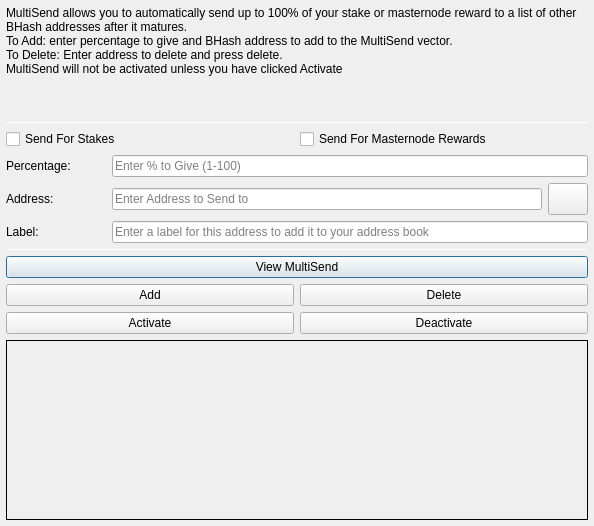
<?xml version="1.0" encoding="UTF-8"?>
<ui version="4.0">
 <class>MultiSendDialog</class>
 <widget class="QDialog" name="MultiSendDialog">
  <property name="windowModality">
   <enum>Qt::NonModal</enum>
  </property>
  <property name="geometry">
   <rect>
    <x>0</x>
    <y>0</y>
    <width>594</width>
    <height>526</height>
   </rect>
  </property>
  <property name="windowTitle">
   <string>MultiSend</string>
  </property>
  <layout class="QVBoxLayout" name="verticalLayout" stretch="0">
   <property name="leftMargin">
    <number>6</number>
   </property>
   <property name="topMargin">
    <number>6</number>
   </property>
   <property name="rightMargin">
    <number>6</number>
   </property>
   <property name="bottomMargin">
    <number>6</number>
   </property>
   <item>
    <layout class="QVBoxLayout" name="verticalLayout_Main" stretch="1,1,1,0,1,1,1">
     <item>
      <widget class="QLabel" name="label_2">
       <property name="lineWidth">
        <number>1</number>
       </property>
       <property name="text">
        <string>MultiSend allows you to automatically send up to 100% of your stake or masternode reward to a list of other BHash addresses after it matures.
To Add: enter percentage to give and BHash address to add to the MultiSend vector.
To Delete: Enter address to delete and press delete.
MultiSend will not be activated unless you have clicked Activate</string>
       </property>
       <property name="alignment">
        <set>Qt::AlignLeading|Qt::AlignLeft|Qt::AlignTop</set>
       </property>
       <property name="wordWrap">
        <bool>true</bool>
       </property>
      </widget>
     </item>
     <item>
      <widget class="Line" name="line">
       <property name="minimumSize">
        <size>
         <width>0</width>
         <height>1</height>
        </size>
       </property>
       <property name="maximumSize">
        <size>
         <width>16777215</width>
         <height>1</height>
        </size>
       </property>
       <property name="orientation">
        <enum>Qt::Horizontal</enum>
       </property>
      </widget>
     </item>
     <item>
      <layout class="QVBoxLayout" name="verticalLayout_Settings">
       <item>
        <layout class="QHBoxLayout" name="horizontalLayout">
         <item>
          <widget class="QCheckBox" name="multiSendStakeCheckBox">
           <property name="text">
            <string>Send For Stakes</string>
           </property>
          </widget>
         </item>
         <item>
          <widget class="QCheckBox" name="multiSendMasternodeCheckBox">
           <property name="text">
            <string>Send For Masternode Rewards</string>
           </property>
          </widget>
         </item>
        </layout>
       </item>
       <item>
        <layout class="QHBoxLayout" name="horizontalLayout_6">
         <item>
          <widget class="QLabel" name="label">
           <property name="minimumSize">
            <size>
             <width>100</width>
             <height>0</height>
            </size>
           </property>
           <property name="toolTip">
            <string>Percentage of stake to send</string>
           </property>
           <property name="text">
            <string>Percentage:</string>
           </property>
          </widget>
         </item>
         <item>
          <widget class="QLineEdit" name="multiSendPercentEdit">
           <property name="toolTip">
            <string>Enter whole numbers 1 - 100</string>
           </property>
           <property name="placeholderText">
            <string>Enter % to Give (1-100)</string>
           </property>
          </widget>
         </item>
        </layout>
       </item>
       <item>
        <layout class="QHBoxLayout" name="horizontalLayout_7">
         <item>
          <widget class="QLabel" name="label_5">
           <property name="minimumSize">
            <size>
             <width>100</width>
             <height>0</height>
            </size>
           </property>
           <property name="toolTip">
            <string>Address to send portion of stake to</string>
           </property>
           <property name="text">
            <string>Address:</string>
           </property>
          </widget>
         </item>
         <item>
          <widget class="QLineEdit" name="multiSendAddressEdit">
           <property name="toolTip">
            <string/>
           </property>
           <property name="placeholderText">
            <string>Enter Address to Send to</string>
           </property>
          </widget>
         </item>
         <item>
          <widget class="QPushButton" name="addressBookButton">
           <property name="maximumSize">
            <size>
             <width>16777215</width>
             <height>32</height>
            </size>
           </property>
           <property name="toolTip">
            <string>Choose an address from the address book</string>
           </property>
           <property name="text">
            <string/>
           </property>
           <property name="icon">
            <iconset resource="../bhash.qrc">
             <normaloff>:/icons/address-book</normaloff>:/icons/address-book</iconset>
           </property>
           <property name="shortcut">
            <string>Alt+A</string>
           </property>
           <property name="autoDefault">
            <bool>false</bool>
           </property>
          </widget>
         </item>
        </layout>
       </item>
      </layout>
     </item>
     <item>
      <layout class="QHBoxLayout" name="horizontalLayout_3">
       <item>
        <widget class="QLabel" name="label_3">
         <property name="minimumSize">
          <size>
           <width>100</width>
           <height>0</height>
          </size>
         </property>
         <property name="text">
          <string>Label:</string>
         </property>
        </widget>
       </item>
       <item>
        <widget class="QLineEdit" name="labelAddressLabelEdit">
         <property name="placeholderText">
          <string>Enter a label for this address to add it to your address book</string>
         </property>
        </widget>
       </item>
      </layout>
     </item>
     <item>
      <widget class="Line" name="line_2">
       <property name="minimumSize">
        <size>
         <width>0</width>
         <height>1</height>
        </size>
       </property>
       <property name="maximumSize">
        <size>
         <width>16777215</width>
         <height>1</height>
        </size>
       </property>
       <property name="orientation">
        <enum>Qt::Horizontal</enum>
       </property>
      </widget>
     </item>
     <item>
      <layout class="QVBoxLayout" name="verticalLayout_Buttons">
       <item>
        <layout class="QHBoxLayout" name="horizontalLayout_4">
         <item>
          <widget class="QPushButton" name="viewButton">
           <property name="toolTip">
            <string/>
           </property>
           <property name="statusTip">
            <string>View MultiSend Vector</string>
           </property>
           <property name="text">
            <string>View MultiSend</string>
           </property>
          </widget>
         </item>
        </layout>
       </item>
       <item>
        <layout class="QHBoxLayout" name="horizontalLayout_2">
         <item>
          <widget class="QPushButton" name="addButton">
           <property name="toolTip">
            <string/>
           </property>
           <property name="statusTip">
            <string>Add to MultiSend Vector</string>
           </property>
           <property name="text">
            <string>Add</string>
           </property>
          </widget>
         </item>
         <item>
          <widget class="QPushButton" name="deleteButton">
           <property name="toolTip">
            <string/>
           </property>
           <property name="statusTip">
            <string>Delete Address From MultiSend Vector</string>
           </property>
           <property name="text">
            <string>Delete</string>
           </property>
          </widget>
         </item>
        </layout>
       </item>
       <item>
        <layout class="QHBoxLayout" name="horizontalLayout_5">
         <item>
          <widget class="QPushButton" name="activateButton">
           <property name="statusTip">
            <string>Activate MultiSend</string>
           </property>
           <property name="text">
            <string>Activate</string>
           </property>
          </widget>
         </item>
         <item>
          <widget class="QPushButton" name="disableButton">
           <property name="statusTip">
            <string>Deactivate MultiSend</string>
           </property>
           <property name="text">
            <string>Deactivate</string>
           </property>
          </widget>
         </item>
        </layout>
       </item>
      </layout>
     </item>
     <item>
      <widget class="QLabel" name="message">
       <property name="minimumSize">
        <size>
         <width>0</width>
         <height>180</height>
        </size>
       </property>
       <property name="frameShape">
        <enum>QFrame::Panel</enum>
       </property>
       <property name="frameShadow">
        <enum>QFrame::Plain</enum>
       </property>
       <property name="lineWidth">
        <number>1</number>
       </property>
       <property name="midLineWidth">
        <number>1</number>
       </property>
       <property name="text">
        <string/>
       </property>
       <property name="alignment">
        <set>Qt::AlignLeading|Qt::AlignLeft|Qt::AlignTop</set>
       </property>
       <property name="wordWrap">
        <bool>true</bool>
       </property>
      </widget>
     </item>
    </layout>
   </item>
  </layout>
 </widget>
 <resources>
  <include location="../bhash.qrc"/>
 </resources>
 <connections/>
</ui>
